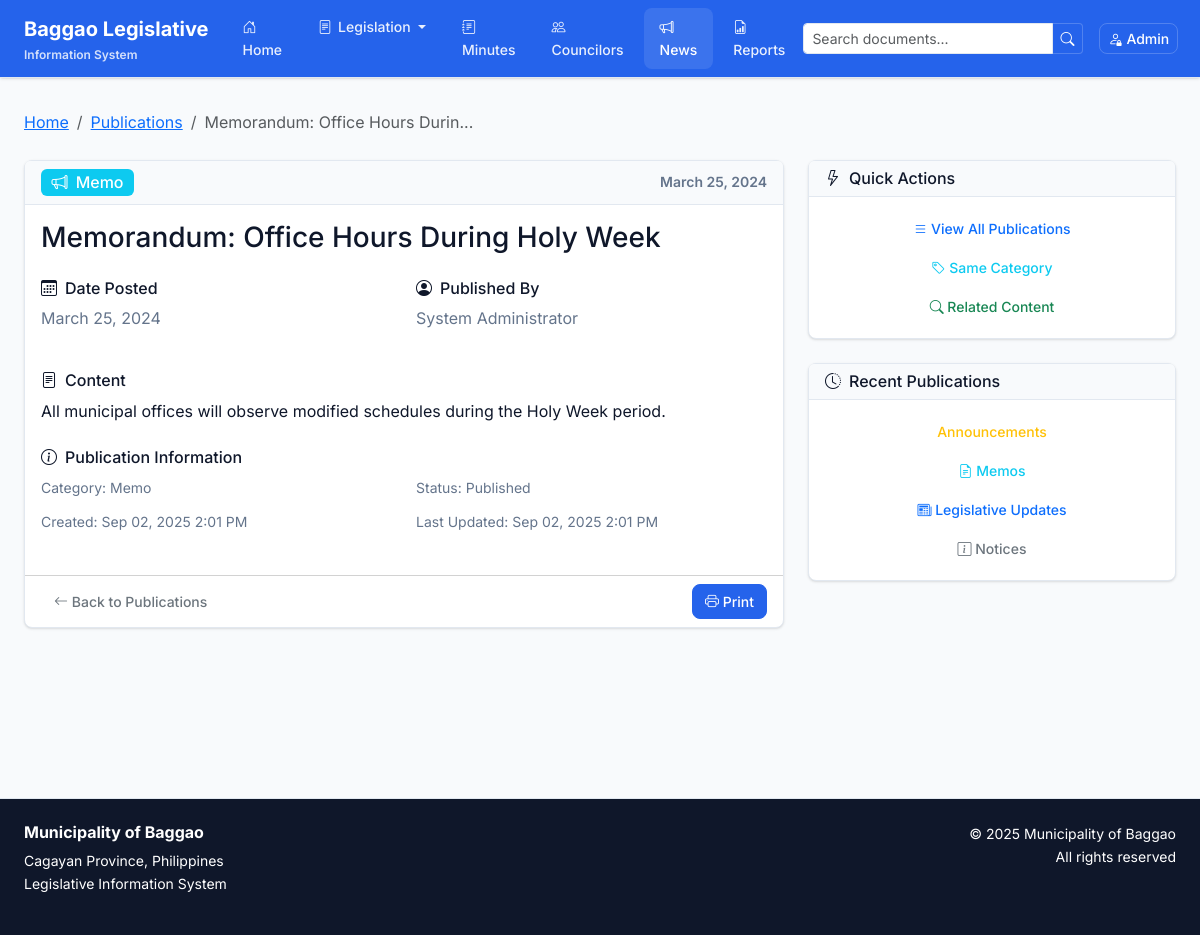
The app's page /publications/view/3 with its own data.
### tables this page shows
CREATE TABLE `publications` (
  `id` int(11) NOT NULL,
  `title` varchar(255) NOT NULL,
  `content` text NOT NULL,
  `category` enum('memo','announcement','legislative_update','notice') NOT NULL,
  `date_posted` date NOT NULL,
  `file_path` varchar(255) DEFAULT NULL,
  `status` enum('published','draft') DEFAULT 'published',
  `created_by` int(11) NOT NULL,
  `created_at` timestamp NOT NULL DEFAULT current_timestamp(),
  `updated_at` timestamp NOT NULL DEFAULT current_timestamp() ON UPDATE current_timestamp()
);

CREATE TABLE `users` (
  `id` int(11) NOT NULL,
  `email` varchar(100) NOT NULL,
  `password` varchar(255) NOT NULL,
  `role` enum('admin','secretary') NOT NULL,
  `full_name` varchar(100) NOT NULL,
  `created_at` timestamp NOT NULL DEFAULT current_timestamp(),
  `updated_at` timestamp NOT NULL DEFAULT current_timestamp() ON UPDATE current_timestamp()
);

### core/Controller.php (called while the page is built, shortened)
<?php
class Controller {
    protected function loadView($view, $data = []) {
        extract($data);
        include "views/{$view}.php";
        include "views/layout.php";
    }
}
?>

### controllers/PublicationController.php (called while the page is built, shortened)
<?php
class PublicationController extends Controller {
    public function view($id) {
        $publicationModel = new Publication();
        $publication = $publicationModel->findByIdWithAuthor($id);
        $data = ['publication' => $publication];
        $this->loadView('publications/view', $data);
    }
}
?>

### index.php (called while the page is built, shortened)
<?php
require_once 'config/database.php';
spl_autoload_register(function ($class_name) {
    $directories = [
        'models/',
        'controllers/',
        'core/'
    ];
    foreach ($directories as $directory) {
        $file = $directory . $class_name . '.php';
        if (file_exists($file)) {
            return;
        }
    }
});
$request = $_GET['page'] ?? 'home';
$action = $_GET['action'] ?? 'index';
$id = $_GET['id'] ?? null;
$routes = [
    'home' => 'HomeController',
    'ordinances' => 'OrdinanceController',
    'resolutions' => 'ResolutionController',
    'minutes' => 'MinuteController',
    'councilors' => 'CouncilorController',
    'publications' => 'PublicationController',
    'reports' => 'ReportController',
    'admin' => 'AdminController',
    'auth' => 'AuthController'
];
if (isset($routes[$request])) {
    $controller = new $controller_name();
    if (method_exists($controller, $action)) {
        $controller->$action($id);
    } else {
        $controller->index();
    }
} else {
    include 'views/404.php';
}
?>

### core/Model.php (called while the page is built, shortened)
<?php
class Model {
    public function __construct() {
        $database = new Database();
        $this->db = $database->getConnection();
    }
}
?>

### config/database.php (called while the page is built, shortened)
<?php
class Database {
    private $host = DB_HOST;
    private $db_name = DB_NAME;
    private $username = DB_USER;
    private $password = DB_PASS;
    private $conn = null;
    public function getConnection() {
        if ($this->conn === null) {
            try {
                $this->conn = new PDO(
                    "mysql:host=" . $this->host . ";dbname=" . $this->db_name,
                    $this->username,
                    $this->password,
                    array(
                        PDO::ATTR_ERRMODE => PDO::ERRMODE_EXCEPTION,
                        PDO::ATTR_DEFAULT_FETCH_MODE => PDO::FETCH_ASSOC,
                        PDO::MYSQL_ATTR_INIT_COMMAND => "SET NAMES utf8"
                    )
                );
            } catch(PDOException $exception) {
                echo "Connection error: " . $exception->getMessage();
                die();
            }
        }
        return $this->conn;
    }
}
?>

### models/Publication.php (called while the page is built, shortened)
<?php
class Publication extends Model {
    public function findByIdWithAuthor($id) {
        $sql = "SELECT p.*, u.full_name as created_by_name
                FROM publications p
                LEFT JOIN users u ON p.created_by = u.id
                WHERE p.id = ?";
        $stmt = $this->db->prepare($sql);
        $stmt->execute([$id]);
        return $stmt->fetch();
    }
}
?>

### views/publications/view.php (the view, shortened to what this page needs)
<div class="mb-4">
    <nav aria-label="breadcrumb">
        <ol class="breadcrumb">
            <li class="breadcrumb-item"><a href="<?= BASE_URL ?>">Home</a></li>
            <li class="breadcrumb-item"><a href="<?= BASE_URL ?>publications">Publications</a></li>
            <li class="breadcrumb-item active"><?= htmlspecialchars(substr($publication['title'], 0, 30)) ?>...</li>
        </ol>
    </nav>
</div>
<div class="row">
    <div class="col-lg-8">
        <div class="card">
            <div class="card-header d-flex justify-content-between align-items-center">
                <span class="badge bg-<?= $publication['category'] === 'announcement' ? 'warning' : ($publication['category'] === 'memo' ? 'info' : ($publication['category'] === 'legislative_update' ? 'primary' : 'secondary')) ?> fs-6">
                    <i class="bi bi-megaphone me-1"></i>
                    <?= ucfirst(str_replace('_', ' ', $publication['category'])) ?>
                </span>
                <span class="text-muted">
                    <?= date('F d, Y', strtotime($publication['date_posted'])) ?>
                </span>
            </div>
            <div class="card-body">
                <h3 class="card-title mb-4"><?= htmlspecialchars($publication['title']) ?></h3>
                <div class="row mb-4">
                    <div class="col-md-6">
                        <h6><i class="bi bi-calendar3 me-2"></i>Date Posted</h6>
                        <p class="text-muted"><?= date('F d, Y', strtotime($publication['date_posted'])) ?></p>
                    </div>
                    <div class="col-md-6">
                        <h6><i class="bi bi-person-circle me-2"></i>Published By</h6>
                        <p class="text-muted"><?= htmlspecialchars($publication['created_by_name'] ?? 'System Administrator') ?></p>
                    </div>
                </div>
                <div class="mb-4">
                    <h6><i class="bi bi-file-text me-2"></i>Content</h6>
                    <div class="text-justify">
                        <?= nl2br(htmlspecialchars($publication['content'])) ?>
                    </div>
                </div>
                <div class="mb-4">
                    <h6><i class="bi bi-info-circle me-2"></i>Publication Information</h6>
                    <div class="row">
                        <div class="col-md-6">
                            <small class="text-muted">Category: <?= ucfirst(str_replace('_', ' ', $publication['category'])) ?></small>
                        </div>
                        <div class="col-md-6">
                            <small class="text-muted">Status: <?= ucfirst($publication['status']) ?></small>
                        </div>
                    </div>
                    <div class="row mt-2">
                        <div class="col-md-6">
                            <small class="text-muted">Created: <?= date('M d, Y g:i A', strtotime($publication['created_at'])) ?></small>
                        </div>
                        <div class="col-md-6">
                            <small class="text-muted">Last Updated: <?= date('M d, Y g:i A', strtotime($publication['updated_at'])) ?></small>
                        </div>
                    </div>
                </div>
            </div>
            <div class="card-footer bg-transparent">
                <div class="d-flex justify-content-between align-items-center">
                    <a href="<?= BASE_URL ?>publications" class="btn btn-outline-secondary">
                        <i class="bi bi-arrow-left"></i> Back to Publications
                    </a>
                    <div>
                        <button class="btn btn-primary" onclick="window.print()">
                            <i class="bi bi-printer"></i> Print
                        </button>
                    </div>
                </div>
            </div>
        </div>
    </div>
    <div class="col-lg-4">
        <div class="card mb-4">
            <div class="card-header">
                <h6 class="mb-0"><i class="bi bi-lightning me-2"></i>Quick Actions</h6>
            </div>
            <div class="card-body">
                <div class="d-grid gap-2">
                    <a href="<?= BASE_URL ?>publications" class="btn btn-outline-primary btn-sm">
                        <i class="bi bi-list"></i> View All Publications
                    </a>
                    <a href="<?= BASE_URL ?>publications?category=<?= $publication['category'] ?>" class="btn btn-outline-info btn-sm">
                        <i class="bi bi-tag"></i> Same Category
                    </a>
                    <a href="<?= BASE_URL ?>home/search?q=<?= urlencode($publication['category']) ?>" class="btn btn-outline-success btn-sm">
                        <i class="bi bi-search"></i> Related Content
                    </a>
                </div>
            </div>
        </div>
        <div class="card">
            <div class="card-header">
                <h6 class="mb-0"><i class="bi bi-clock-history me-2"></i>Recent Publications</h6>
            </div>
            <div class="card-body">
                <div class="d-grid gap-2">
                    <a href="<?= BASE_URL ?>publications?category=announcement" class="btn btn-outline-warning btn-sm">
                        <i class="bi bi-bullhorn"></i> Announcements
                    </a>
                    <a href="<?= BASE_URL ?>publications?category=memo" class="btn btn-outline-info btn-sm">
                        <i class="bi bi-file-earmark-text"></i> Memos
                    </a>
                    <a href="<?= BASE_URL ?>publications?category=legislative_update" class="btn btn-outline-primary btn-sm">
                        <i class="bi bi-newspaper"></i> Legislative Updates
                    </a>
                    <a href="<?= BASE_URL ?>publications?category=notice" class="btn btn-outline-secondary btn-sm">
                        <i class="bi bi-info-square"></i> Notices
                    </a>
                </div>
            </div>
        </div>
    </div>
</div>

### views/layout.php (style rules this page uses)
:root { --primary: #2563eb; --primary-foreground: #ffffff; --secondary: #f1f5f9; --secondary-foreground: #0f172a; --muted: #f8fafc; --muted-foreground: #64748b; --accent: #f1f5f9; --accent-foreground: #0f172a; --destructive: #ef4444; --destructive-foreground: #ffffff; --border: #e2e8f0; --input: #e2e8f0; --ring: #2563eb; --background: #ffffff; --foreground: #0f172a; --card: #ffffff; --card-foreground: #0f172a; --popover: #ffffff; --popover-foreground: #0f172a; --radius: 0.5rem; }
* { border-color: var(--border); }
body { font-family: 'Inter', -apple-system, BlinkMacSystemFont, sans-serif; background-color: var(--background); color: var(--foreground); line-height: 1.6; }
.btn { border-radius: var(--radius); font-weight: 500; font-size: 0.875rem; transition: all 0.2s ease; border: 1px solid transparent; }
.btn-primary { background-color: var(--primary); color: var(--primary-foreground); border-color: var(--primary); }
.card { background-color: var(--card); color: var(--card-foreground); border: 1px solid var(--border); border-radius: var(--radius); box-shadow: 0 1px 3px 0 rgb(0 0 0 / 0.1), 0 1px 2px -1px rgb(0 0 0 / 0.1); transition: all 0.2s ease; }
.card-header { background-color: var(--muted); border-bottom: 1px solid var(--border); font-weight: 600; font-size: 0.875rem; }
.text-muted { color: var(--muted-foreground) !important; }
.badge { font-size: 0.75rem; font-weight: 500; border-radius: calc(var(--radius) - 2px); }
.card { transition: all 0.2s cubic-bezier(0.4, 0, 0.2, 1); }
.btn { transition: all 0.2s cubic-bezier(0.4, 0, 0.2, 1); }

### records on screen
publications: title "Memorandum: Office Hours Durin", category "Memo", date_posted "March 25, 2024", title "Memorandum: Office Hours During Holy Week", created_by.full_name "System Administrator", content "All municipal offices will observe modified schedules during the Holy Week period.", status "Published", created_at "Sep 02, 2025 2:01 PM", updated_at "Sep 02, 2025 2:01 PM"
